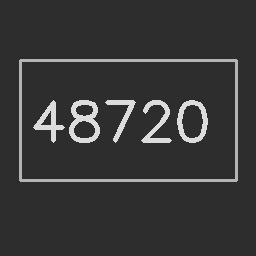
#> input picture image_processing_TAI/Images/compteur.jpg, 256 x 256 px, found by its file name
$ python TP3_Exo1.py
#> lines starting #> are read from the running program, lines starting #| are printed output that depends on the picture; after the words box and inside, x2 and y2 are one past the last pixel; in counts of white or black regions, pixels touching at a corner belong together
### image_processing_TAI/utils/generate_fixtures.py
import os
import cv2
import numpy as np

def generate_all_fixtures(base_dir="Images"):
#> called with base_dir = 'Images'
    os.makedirs(base_dir, exist_ok=True)

    # 1. BoatsColor.bmp
    p = os.path.join(base_dir, "BoatsColor.bmp")
    if not os.path.exists(p):
        img = np.zeros((300, 400, 3), dtype=np.uint8)
        img[:150, :] = [235, 180, 100]  # Sky (BGR)
        img[150:, :] = [180, 100, 30]   # Water
        cv2.circle(img, (200, 150), 40, (30, 30, 220), -1)  # Boat hull/buoy
        cv2.imwrite(p, img)

    # 2. flower.bmp / counter.jpg / compteur.jpg
    for fname in ["flower.bmp", "counter.jpg", "compteur.jpg"]:
        p = os.path.join(base_dir, fname)
        if not os.path.exists(p):
            img = np.full((256, 256), 45, dtype=np.uint8)
            cv2.putText(img, "48720", (30, 140), cv2.FONT_HERSHEY_SIMPLEX, 1.8, 220, 4)
            cv2.rectangle(img, (20, 60), (236, 180), 180, 2)
            cv2.imwrite(p, img)

    # 3. pepper.bmp
    p = os.path.join(base_dir, "pepper.bmp")
    if not os.path.exists(p):
        img = np.zeros((300, 500, 3), dtype=np.uint8)
        img[:] = [70, 40, 30]
        cv2.circle(img, (180, 150), 75, (35, 190, 45), -1)
        cv2.circle(img, (320, 140), 85, (25, 30, 230), -1)
        cv2.circle(img, (250, 210), 65, (15, 210, 245), -1)
        cv2.imwrite(p, img)

    # 4. cameraman.bmp / camera-man.jpg
    for fname in ["cameraman.bmp", "camera-man.jpg"]:
        p = os.path.join(base_dir, fname)
        if not os.path.exists(p):
            img = np.zeros((256, 256), dtype=np.uint8)
            img[:130, :] = 200
            img[130:, :] = 50
            cv2.circle(img, (128, 90), 32, 20, -1)
            cv2.rectangle(img, (110, 122), (146, 220), 20, -1)
            cv2.line(img, (140, 130), (200, 220), 10, 4)
            cv2.imwrite(p, img)
#> this loop made 2 passes
#> pass 1, in generate_all_fixtures, `cv2.imwrite(p, img)`:
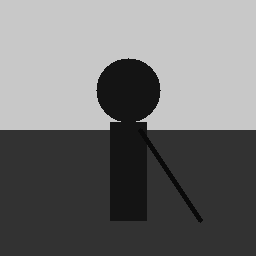
#> saved as cameraman.bmp: shape (256, 256); min 10, max 200, mean 114.7

    # 5. Globules_rouges.jpg
    p = os.path.join(base_dir, "Globules_rouges.jpg")
    if not os.path.exists(p):
        img = np.full((350, 350), 210, dtype=np.uint8)
        rng = np.random.default_rng(42)
        for _ in range(40):
            cx, cy = rng.integers(30, 320, size=2)
            r = rng.integers(14, 22)
            cv2.circle(img, (int(cx), int(cy)), int(r), int(rng.integers(30, 70)), -1)
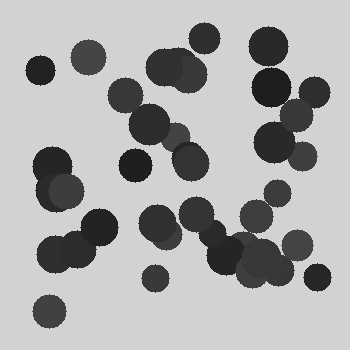
#> img: shape (350, 350); min 30, max 210, mean 168
        cv2.imwrite(p, img)

    # 6. glaucome-haut-gauche.jpg
    p = os.path.join(base_dir, "glaucome-haut-gauche.jpg")
    if not os.path.exists(p):
        img = np.zeros((300, 300, 3), dtype=np.uint8)
        img[:] = [10, 30, 110]
        cv2.circle(img, (150, 150), 90, (30, 140, 240), -1)
#> img: shape (300, 300, 3)
        cv2.circle(img, (130, 130), 40, (180, 230, 255), -1)
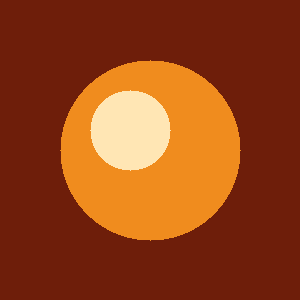
#> img: shape (300, 300, 3); mean of channels 0, 1, 2 24, 66.1, 147.6; drawn as B, G, R
        cv2.imwrite(p, img)

    # 7. Cerveau_AVC1.JPG
    p = os.path.join(base_dir, "Cerveau_AVC1.JPG")
    if not os.path.exists(p):
        img = np.zeros((350, 350), dtype=np.uint8)
        cv2.ellipse(img, (175, 175), (130, 150), 0, 0, 360, 120, -1)
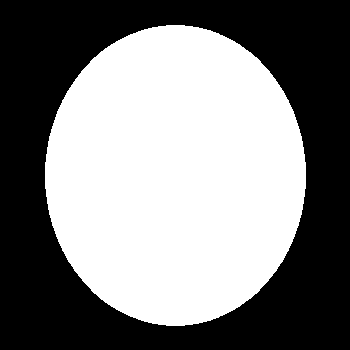
#> img: shape (350, 350); values 0 (black) and 120 (white), 50.3% white; 1 black region, box (x1, y1, x2, y2) and area: (0, 0, 350, 350) 60903
        cv2.ellipse(img, (175, 175), (110, 130), 0, 0, 360, 70, -1)
        cv2.circle(img, (260, 140), 25, 215, -1)
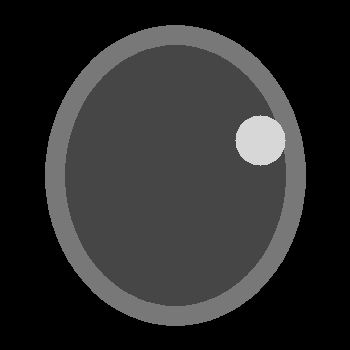
#> img: shape (350, 350); min 0, max 215, mean 44.1
        cv2.imwrite(p, img)

    # 8. Super-Resolution Dataset Structure
    sr_base = os.path.join(base_dir, "Images_TP2_EXO6_SR")
    dirs = [
        os.path.join(sr_base, "HR_GT_512x512"),
        os.path.join(sr_base, "LR_256x256"),
        os.path.join(sr_base, "LR_128x128"),
    ]
    for d in dirs:
        os.makedirs(d, exist_ok=True)

    for i in range(1, 24):
        hr_path = os.path.join(dirs[0], f"HR_GT_{i}.jpg")
        lr256_path = os.path.join(dirs[1], f"LR_256_{i}.jpg")
        lr128_path = os.path.join(dirs[2], f"LR_128_{i}.jpg")

        if not os.path.exists(hr_path):
            hr = np.full((512, 512), 240, dtype=np.uint8)
            cv2.putText(hr, f"Doc Text {i}", (40, 150), cv2.FONT_HERSHEY_SIMPLEX, 2.0, 20, 4)
            cv2.putText(hr, "will sagen: de", (40, 260), cv2.FONT_HERSHEY_COMPLEX, 1.6, 30, 3)
            cv2.putText(hr, "verstehe auch d", (40, 360), cv2.FONT_HERSHEY_COMPLEX, 1.6, 30, 3)
            cv2.imwrite(hr_path, hr)

            lr256 = cv2.resize(hr, (256, 256), interpolation=cv2.INTER_AREA)
            lr128 = cv2.resize(hr, (128, 128), interpolation=cv2.INTER_AREA)
#> this loop made 23 passes
#> pass 1, in generate_all_fixtures, `cv2.imwrite(hr_path, hr)`:
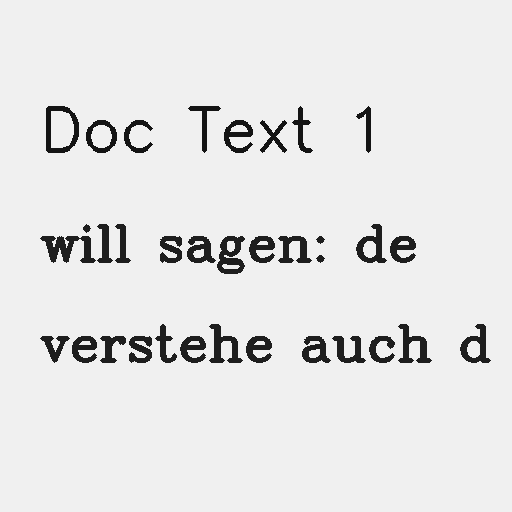
#> saved as HR_GT_1.jpg: shape (512, 512); min 20, max 240, mean 229

### image_processing_TAI/TP3/TP3_Exo1.py
import cv2
import numpy as np
from utils.generate_fixtures import generate_all_fixtures

generate_all_fixtures()

im1 = cv2.imread('Images/compteur.jpg', cv2.IMREAD_GRAYSCALE)
#> im1 is the input picture: shape (256, 256); min 38, max 227, mean 55.5

# Global Otsu
otsu_threshold, im2 = cv2.threshold(im1, 0, 255, cv2.THRESH_BINARY + cv2.THRESH_OTSU)
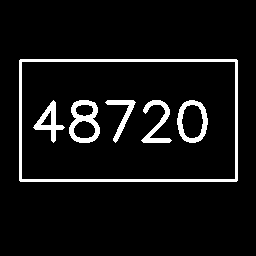
#> im2: shape (256, 256); 6.7% white; 6 white regions, box (x1, y1, x2, y2) and area: (19, 59, 238, 182) 2012, (69, 100, 100, 143) 635, (177, 100, 208, 143) 515, (141, 100, 172, 143) 462, (33, 100, 65, 143) 437, (105, 100, 136, 143) 349
#> otsu_threshold = 54

# Sauvola
def binSauvola(im, k=0.04, R=128, tailleFen=15):
    rad = tailleFen // 2
    padded = np.pad(im.astype(np.float64), rad, mode='reflect')
    out = np.zeros_like(im)

    ii = np.zeros((padded.shape[0] + 1, padded.shape[1] + 1), dtype=np.float64)
    ii2 = np.zeros_like(ii)
    ii[1:, 1:] = np.cumsum(np.cumsum(padded, axis=0), axis=1)
    ii2[1:, 1:] = np.cumsum(np.cumsum(padded ** 2, axis=0), axis=1)

    h, w = im.shape
    area = tailleFen * tailleFen

    for y in range(h):
        for x in range(w):
            s = ii[y + tailleFen, x + tailleFen] + ii[y, x] - ii[y, x + tailleFen] - ii[y + tailleFen, x]
            s2 = ii2[y + tailleFen, x + tailleFen] + ii2[y, x] - ii2[y, x + tailleFen] - ii2[y + tailleFen, x]
            mean = s / area
            var = max(0.0, (s2 / area) - (mean ** 2))
            std = np.sqrt(var)
            thresh = mean * (1.0 + k * ((std / R) - 1.0))
            out[y, x] = 255 if im[y, x] > thresh else 0

    return out
